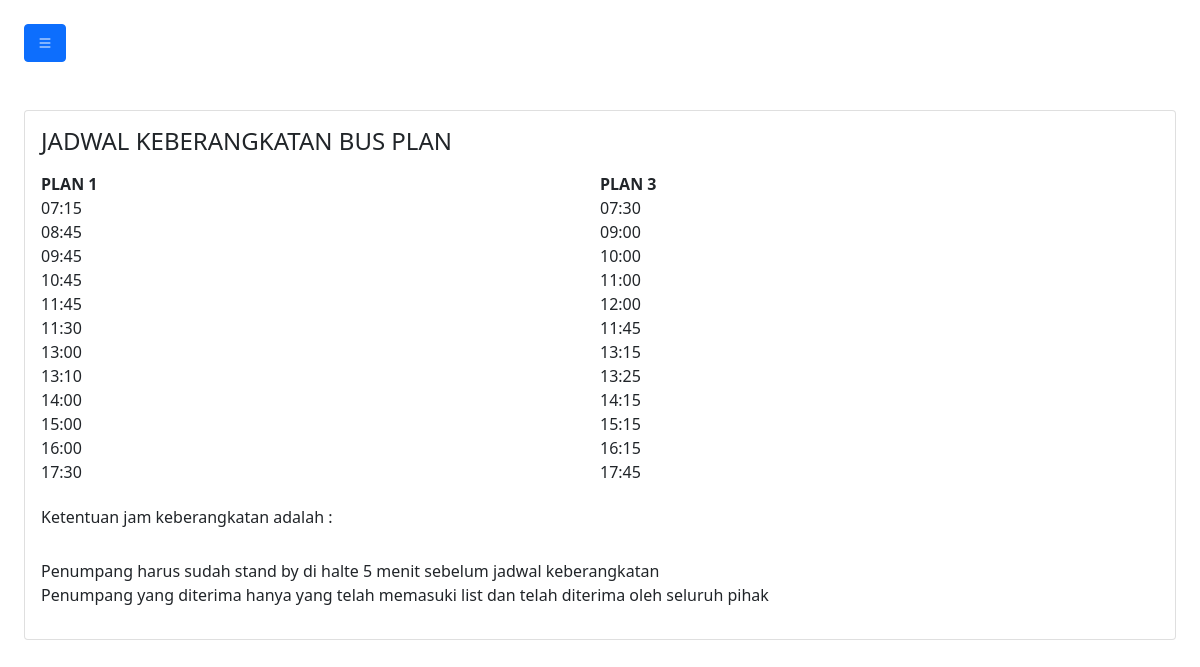
/halaman_GA.php, run on the app's committed database.
### tables this page shows
CREATE TABLE `jadwal` (
  `id` int(200) NOT NULL,
  `plan1` varchar(200) NOT NULL,
  `plan3` varchar(200) NOT NULL
);

### halaman_GA.php (the view, shortened to what this page needs)
<!DOCTYPE html>
<html lang="en">
<head>
  <link rel="stylesheet" href="https://stackpath.bootstrapcdn.com/bootstrap/5.0.0-alpha2/css/bootstrap.min.css" />
  <link rel="stylesheet" href="https://cdn.jsdelivr.net/npm/bootstrap-icons@1.9.1/font/bootstrap-icons.css" />
</head>
<body background="#87CEFA" ;>
  <section class="p-4" id="main-content">
    <button class="btn btn-primary" id="button-toggle">
      <i class="bi bi-list"></i>
    </button>
    <div class="card mt-5">
      <div class="card-body">
        <h4>JADWAL KEBERANGKATAN BUS PLAN</h4>
        <p>
          <?php
          include "koneksi.php";
          $query = mysqli_query($koneksi, "SELECT * FROM jadwal");
          ?>
        <form action="" method="post">
          <table width="100%" border="0" align="center" cellpadding="0" cellspacing="0">
            <tr bgcolor="white">
            <tr>
              <th width="30">PLAN 1</td>
              <th width="30">PLAN 3</td>
            </tr>
            <?php if (mysqli_num_rows($query) > 0) { ?>
              <?php
              while ($data = mysqli_fetch_array($query)) {
              ?>
                <tr>
                  <td><?php echo $data["plan1"]; ?></td>
                  <td><?php echo $data["plan3"]; ?></td>
                </tr>
              <?php $no++;
              } ?>
            <?php } ?>
          </table>
          <h6>Ketentuan jam keberangkatan adalah :</h6></br>
          Penumpang harus sudah stand by di halte 5 menit sebelum jadwal keberangkatan</br>
          Penumpang yang diterima hanya yang telah memasuki list dan telah diterima oleh seluruh pihak</br>
        </form>
        </p>
    </div>
    </div>
  </section>
</body>
</html>

### halaman_GA.php (style rules this page uses)
#main-content { transition: 0.4s; }

### data on the page
jadwal: plan1 "07:15", plan3 "07:30"
jadwal: plan1 "08:45", plan3 "09:00"
jadwal: plan1 "09:45", plan3 "10:00"
jadwal: plan1 "10:45", plan3 "11:00"
jadwal: plan1 "11:45", plan3 "12:00"
jadwal: plan1 "11:30", plan3 "11:45"
jadwal: plan1 "13:00", plan3 "13:15"
jadwal: plan1 "13:10", plan3 "13:25"
jadwal: plan1 "14:00", plan3 "14:15"
jadwal: plan1 "15:00", plan3 "15:15"
jadwal: plan1 "16:00", plan3 "16:15"
jadwal: plan1 "17:30", plan3 "17:45"
